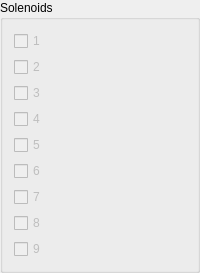
          <widget class="QGroupBox" name="groupBox_6">
           <property name="title">
            <string>Solenoids</string>
           </property>
           <layout class="QVBoxLayout" name="verticalLayout_26">
            <item>
             <widget class="QCheckBox" name="checkBox_sol_1">
              <property name="enabled">
               <bool>false</bool>
              </property>
              <property name="text">
               <string>1</string>
              </property>
              <property name="checkable">
               <bool>true</bool>
              </property>
             </widget>
            </item>
            <item>
             <widget class="QCheckBox" name="checkBox_sol_2">
              <property name="enabled">
               <bool>false</bool>
              </property>
              <property name="text">
               <string>2</string>
              </property>
              <property name="checkable">
               <bool>true</bool>
              </property>
             </widget>
            </item>
            <item>
             <widget class="QCheckBox" name="checkBox_sol_3">
              <property name="enabled">
               <bool>false</bool>
              </property>
              <property name="text">
               <string>3</string>
              </property>
              <property name="checkable">
               <bool>true</bool>
              </property>
             </widget>
            </item>
            <item>
             <widget class="QCheckBox" name="checkBox_sol_4">
              <property name="enabled">
               <bool>false</bool>
              </property>
              <property name="text">
               <string>4</string>
              </property>
              <property name="checkable">
               <bool>true</bool>
              </property>
             </widget>
            </item>
            <item>
             <widget class="QCheckBox" name="checkBox_sol_5">
              <property name="enabled">
               <bool>false</bool>
              </property>
              <property name="text">
               <string>5</string>
              </property>
              <property name="checkable">
               <bool>true</bool>
              </property>
             </widget>
            </item>
            <item>
             <widget class="QCheckBox" name="checkBox_sol_6">
              <property name="enabled">
               <bool>false</bool>
              </property>
              <property name="text">
               <string>6</string>
              </property>
              <property name="checkable">
               <bool>true</bool>
              </property>
             </widget>
            </item>
            <item>
             <widget class="QCheckBox" name="checkBox_sol_7">
              <property name="enabled">
               <bool>false</bool>
              </property>
              <property name="text">
               <string>7</string>
              </property>
              <property name="checkable">
               <bool>true</bool>
              </property>
             </widget>
            </item>
            <item>
             <widget class="QCheckBox" name="checkBox_sol_8">
              <property name="enabled">
               <bool>false</bool>
              </property>
              <property name="text">
               <string>8</string>
              </property>
              <property name="checkable">
               <bool>true</bool>
              </property>
             </widget>
            </item>
            <item>
             <widget class="QCheckBox" name="checkBox_sol_9">
              <property name="enabled">
               <bool>false</bool>
              </property>
              <property name="text">
               <string>9</string>
              </property>
              <property name="checkable">
               <bool>true</bool>
              </property>
             </widget>
            </item>
           </layout>
          </widget>
